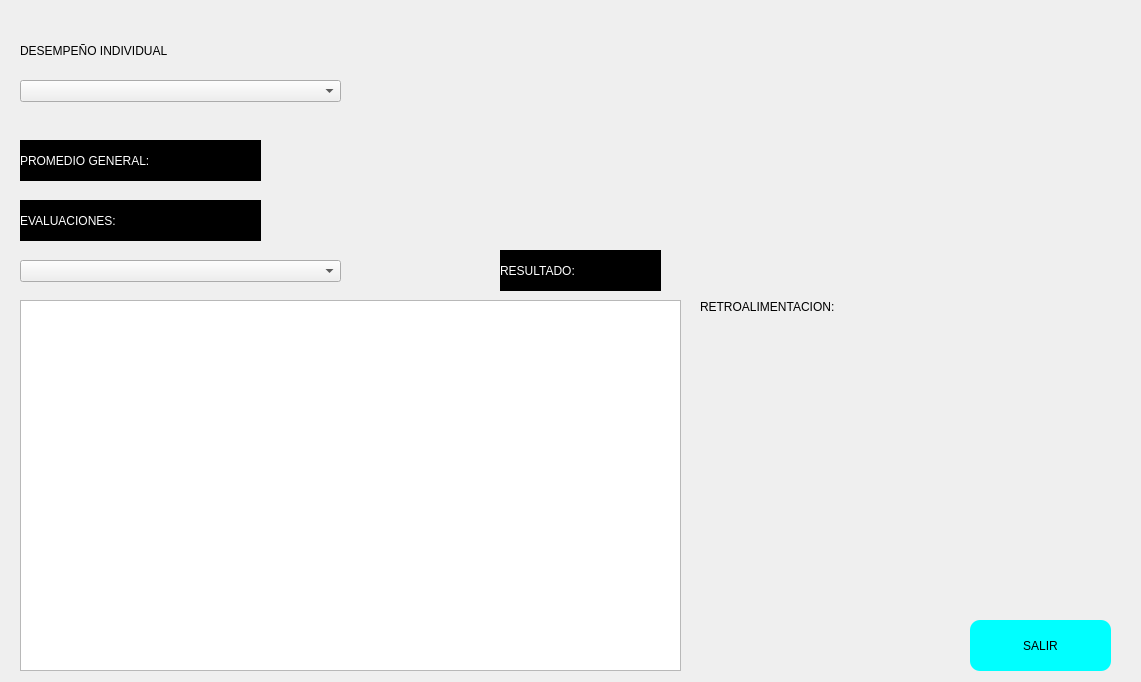
<?xml version="1.0" encoding="UTF-8"?>
<ui version="4.0">
 <class>Form</class>
 <widget class="QWidget" name="Form">
  <property name="geometry">
   <rect>
    <x>0</x>
    <y>0</y>
    <width>1141</width>
    <height>682</height>
   </rect>
  </property>
  <property name="windowTitle">
   <string>Form</string>
  </property>
  <property name="styleSheet">
   <string notr="true">QPushButton {background-color: rgb(0, 255, 255);
font: 14pt &quot;Arial&quot;;
border-radius: 10px;
border-width: 2px;
hover: rgb(212, 255, 252)
}

QPushButton:hover {
background-color: rgb(100, 255, 255);
}

QPushButton:pressed {
background-color: rgb(27, 198, 186)
}

QLabel{
font: 14pt &quot;Arial&quot;;
}

#logout_button {background-color: rgb(255, 80, 80);
font: 14pt &quot;Arial&quot;;
border-radius: 10px;
border-width: 2px;
hover: rgb(212, 255, 252)
}

#logout_button:hover {
background-color: rgb(255, 136, 136);
}

#logout_button:pressed {
background-color: rgb(186, 3, 3)
}

#welcome_label_analista_calidad{
font: 18pt &quot;Arial&quot;;
}
</string>
  </property>
  <widget class="QLabel" name="tittuloxd">
   <property name="geometry">
    <rect>
     <x>20</x>
     <y>30</y>
     <width>241</width>
     <height>41</height>
    </rect>
   </property>
   <property name="text">
    <string>DESEMPEÑO INDIVIDUAL</string>
   </property>
  </widget>
  <widget class="QComboBox" name="userFilter">
   <property name="geometry">
    <rect>
     <x>20</x>
     <y>80</y>
     <width>321</width>
     <height>22</height>
    </rect>
   </property>
  </widget>
  <widget class="QTableView" name="listaEvaluaciones">
   <property name="geometry">
    <rect>
     <x>20</x>
     <y>300</y>
     <width>661</width>
     <height>371</height>
    </rect>
   </property>
  </widget>
  <widget class="QLabel" name="promedioUser">
   <property name="geometry">
    <rect>
     <x>20</x>
     <y>140</y>
     <width>241</width>
     <height>41</height>
    </rect>
   </property>
   <property name="styleSheet">
    <string notr="true">background-color: rgb(0, 0, 0);
font: 10pt &quot;MS Shell Dlg 2&quot;;
color: rgb(255, 255, 255);</string>
   </property>
   <property name="text">
    <string>PROMEDIO GENERAL: </string>
   </property>
  </widget>
  <widget class="QLabel" name="evaluaciones">
   <property name="geometry">
    <rect>
     <x>20</x>
     <y>200</y>
     <width>241</width>
     <height>41</height>
    </rect>
   </property>
   <property name="styleSheet">
    <string notr="true">background-color: rgb(0, 0, 0);
font: 10pt &quot;MS Shell Dlg 2&quot;;
color: rgb(255, 255, 255);</string>
   </property>
   <property name="text">
    <string>EVALUACIONES:</string>
   </property>
  </widget>
  <widget class="QPushButton" name="exit">
   <property name="geometry">
    <rect>
     <x>970</x>
     <y>620</y>
     <width>141</width>
     <height>51</height>
    </rect>
   </property>
   <property name="text">
    <string>SALIR</string>
   </property>
  </widget>
  <widget class="QComboBox" name="siniestroFilter">
   <property name="geometry">
    <rect>
     <x>20</x>
     <y>260</y>
     <width>321</width>
     <height>22</height>
    </rect>
   </property>
  </widget>
  <widget class="QLabel" name="logo">
   <property name="geometry">
    <rect>
     <x>710</x>
     <y>10</y>
     <width>251</width>
     <height>101</height>
    </rect>
   </property>
   <property name="text">
    <string/>
   </property>
   <property name="pixmap">
    <pixmap>../../media/imagenes/logo.jpg</pixmap>
   </property>
  </widget>
  <widget class="QLabel" name="promedioEvaluacion">
   <property name="geometry">
    <rect>
     <x>500</x>
     <y>250</y>
     <width>161</width>
     <height>41</height>
    </rect>
   </property>
   <property name="styleSheet">
    <string notr="true">background-color: rgb(0, 0, 0);
font: 10pt &quot;MS Shell Dlg 2&quot;;
color: rgb(255, 255, 255);</string>
   </property>
   <property name="text">
    <string>RESULTADO: </string>
   </property>
  </widget>
  <widget class="QLabel" name="retro">
   <property name="geometry">
    <rect>
     <x>700</x>
     <y>300</y>
     <width>251</width>
     <height>331</height>
    </rect>
   </property>
   <property name="styleSheet">
    <string notr="true">font: 12pt &quot;Arial&quot;;</string>
   </property>
   <property name="text">
    <string>RETROALIMENTACION: </string>
   </property>
   <property name="alignment">
    <set>Qt::AlignLeading|Qt::AlignLeft|Qt::AlignTop</set>
   </property>
  </widget>
 </widget>
 <resources/>
 <connections/>
</ui>
